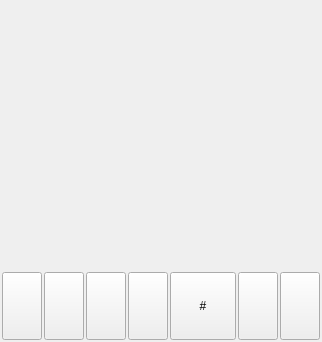
<?xml version="1.0" encoding="UTF-8"?>
<ui version="4.0">
 <class>ColibriMainWindow</class>
 <widget class="QMainWindow" name="ColibriMainWindow">
  <property name="geometry">
   <rect>
    <x>0</x>
    <y>0</y>
    <width>322</width>
    <height>342</height>
   </rect>
  </property>
  <property name="sizePolicy">
   <sizepolicy hsizetype="Expanding" vsizetype="Expanding">
    <horstretch>0</horstretch>
    <verstretch>0</verstretch>
   </sizepolicy>
  </property>
  <property name="windowTitle">
   <string>Colibri</string>
  </property>
  <property name="windowIcon">
   <iconset resource="../colibri.qrc">
    <normaloff>:/icons/Colibri128.png</normaloff>:/icons/Colibri128.png</iconset>
  </property>
  <property name="styleSheet">
   <string notr="true"/>
  </property>
  <widget class="QWidget" name="centralWidget">
   <property name="sizePolicy">
    <sizepolicy hsizetype="Expanding" vsizetype="Expanding">
     <horstretch>0</horstretch>
     <verstretch>0</verstretch>
    </sizepolicy>
   </property>
   <layout class="QVBoxLayout" name="verticalLayout">
    <property name="spacing">
     <number>1</number>
    </property>
    <property name="leftMargin">
     <number>1</number>
    </property>
    <property name="topMargin">
     <number>1</number>
    </property>
    <property name="rightMargin">
     <number>1</number>
    </property>
    <property name="bottomMargin">
     <number>1</number>
    </property>
    <item>
     <widget class="QWidget" name="iphoneScreenWidget" native="true">
      <property name="sizePolicy">
       <sizepolicy hsizetype="Expanding" vsizetype="Expanding">
        <horstretch>0</horstretch>
        <verstretch>0</verstretch>
       </sizepolicy>
      </property>
      <property name="minimumSize">
       <size>
        <width>320</width>
        <height>340</height>
       </size>
      </property>
      <layout class="QVBoxLayout" name="verticalLayout_2">
       <property name="spacing">
        <number>0</number>
       </property>
       <property name="leftMargin">
        <number>0</number>
       </property>
       <property name="topMargin">
        <number>0</number>
       </property>
       <property name="rightMargin">
        <number>0</number>
       </property>
       <property name="bottomMargin">
        <number>0</number>
       </property>
       <item>
        <widget class="ImageWidget" name="imageLabel" native="true">
         <property name="sizePolicy">
          <sizepolicy hsizetype="Expanding" vsizetype="Preferred">
           <horstretch>0</horstretch>
           <verstretch>0</verstretch>
          </sizepolicy>
         </property>
         <property name="toolTip">
          <string>Display image. Use mouse+wheel to zoom in/out</string>
         </property>
        </widget>
       </item>
       <item>
        <widget class="QWidget" name="toolsWidget" native="true">
         <property name="maximumSize">
          <size>
           <width>16777215</width>
           <height>70</height>
          </size>
         </property>
         <layout class="QHBoxLayout" name="horizontalLayout_3">
          <property name="spacing">
           <number>2</number>
          </property>
          <property name="leftMargin">
           <number>1</number>
          </property>
          <property name="topMargin">
           <number>1</number>
          </property>
          <property name="rightMargin">
           <number>1</number>
          </property>
          <property name="bottomMargin">
           <number>1</number>
          </property>
          <item>
           <widget class="QPushButton" name="camButton">
            <property name="sizePolicy">
             <sizepolicy hsizetype="Preferred" vsizetype="Preferred">
              <horstretch>0</horstretch>
              <verstretch>0</verstretch>
             </sizepolicy>
            </property>
            <property name="toolTip">
             <string>Activate camera grabbing</string>
            </property>
            <property name="statusTip">
             <string>Toggle webcam input</string>
            </property>
            <property name="text">
             <string/>
            </property>
            <property name="icon">
             <iconset resource="../colibri.qrc">
              <normaloff>:/icons/camera-web.png</normaloff>:/icons/camera-web.png</iconset>
            </property>
            <property name="checkable">
             <bool>true</bool>
            </property>
           </widget>
          </item>
          <item>
           <widget class="QPushButton" name="movieButton">
            <property name="sizePolicy">
             <sizepolicy hsizetype="Minimum" vsizetype="Preferred">
              <horstretch>0</horstretch>
              <verstretch>0</verstretch>
             </sizepolicy>
            </property>
            <property name="toolTip">
             <string>Open a movie file</string>
            </property>
            <property name="statusTip">
             <string>Open a movie file</string>
            </property>
            <property name="text">
             <string/>
            </property>
            <property name="icon">
             <iconset resource="../colibri.qrc">
              <normaloff>:/icons/movie.png</normaloff>:/icons/movie.png</iconset>
            </property>
            <property name="checkable">
             <bool>true</bool>
            </property>
           </widget>
          </item>
          <item>
           <widget class="QPushButton" name="fileButton">
            <property name="sizePolicy">
             <sizepolicy hsizetype="Preferred" vsizetype="Preferred">
              <horstretch>0</horstretch>
              <verstretch>0</verstretch>
             </sizepolicy>
            </property>
            <property name="toolTip">
             <string>Open a picture file</string>
            </property>
            <property name="styleSheet">
             <string notr="true"/>
            </property>
            <property name="text">
             <string/>
            </property>
            <property name="icon">
             <iconset resource="../colibri.qrc">
              <normaloff>:/icons/image-jpeg.png</normaloff>:/icons/image-jpeg.png</iconset>
            </property>
            <property name="shortcut">
             <string>Ctrl+O</string>
            </property>
           </widget>
          </item>
          <item>
           <widget class="QPushButton" name="deskButton">
            <property name="sizePolicy">
             <sizepolicy hsizetype="Preferred" vsizetype="Preferred">
              <horstretch>0</horstretch>
              <verstretch>0</verstretch>
             </sizepolicy>
            </property>
            <property name="toolTip">
             <string>Grab screen behind the window</string>
            </property>
            <property name="text">
             <string/>
            </property>
            <property name="icon">
             <iconset resource="../colibri.qrc">
              <normaloff>:/icons/video-display.png</normaloff>:/icons/video-display.png</iconset>
            </property>
           </widget>
          </item>
          <item>
           <spacer name="horizontalSpacer">
            <property name="orientation">
             <enum>Qt::Horizontal</enum>
            </property>
            <property name="sizeHint" stdset="0">
             <size>
              <width>10</width>
              <height>10</height>
             </size>
            </property>
           </spacer>
          </item>
          <item>
           <widget class="QPushButton" name="gridButton">
            <property name="sizePolicy">
             <sizepolicy hsizetype="Preferred" vsizetype="Preferred">
              <horstretch>0</horstretch>
              <verstretch>0</verstretch>
             </sizepolicy>
            </property>
            <property name="toolTip">
             <string>Display a 4x4 grid on image</string>
            </property>
            <property name="text">
             <string>#</string>
            </property>
            <property name="shortcut">
             <string>G</string>
            </property>
            <property name="checkable">
             <bool>true</bool>
            </property>
           </widget>
          </item>
          <item>
           <spacer name="horizontalSpacer_2">
            <property name="orientation">
             <enum>Qt::Horizontal</enum>
            </property>
            <property name="sizeHint" stdset="0">
             <size>
              <width>10</width>
              <height>10</height>
             </size>
            </property>
           </spacer>
          </item>
          <item>
           <widget class="QPushButton" name="snapButton">
            <property name="sizePolicy">
             <sizepolicy hsizetype="Preferred" vsizetype="Preferred">
              <horstretch>0</horstretch>
              <verstretch>0</verstretch>
             </sizepolicy>
            </property>
            <property name="toolTip">
             <string>Save snapshot in your Desktop directory</string>
            </property>
            <property name="text">
             <string/>
            </property>
            <property name="icon">
             <iconset resource="../colibri.qrc">
              <normaloff>:/icons/camera-photo.png</normaloff>:/icons/camera-photo.png</iconset>
            </property>
           </widget>
          </item>
          <item>
           <widget class="QPushButton" name="fullScreenButton">
            <property name="sizePolicy">
             <sizepolicy hsizetype="Preferred" vsizetype="Preferred">
              <horstretch>0</horstretch>
              <verstretch>0</verstretch>
             </sizepolicy>
            </property>
            <property name="toolTip">
             <string>Toggle fullscreen mode (F11)</string>
            </property>
            <property name="text">
             <string/>
            </property>
            <property name="icon">
             <iconset resource="../colibri.qrc">
              <normaloff>:/icons/view-fullscreen.png</normaloff>:/icons/view-fullscreen.png</iconset>
            </property>
            <property name="shortcut">
             <string>F11</string>
            </property>
           </widget>
          </item>
         </layout>
        </widget>
       </item>
      </layout>
     </widget>
    </item>
   </layout>
  </widget>
 </widget>
 <layoutdefault spacing="6" margin="11"/>
 <customwidgets>
  <customwidget>
   <class>ImageWidget</class>
   <extends>QWidget</extends>
   <header>imagewidget.h</header>
   <container>1</container>
  </customwidget>
 </customwidgets>
 <resources>
  <include location="../colibri.qrc"/>
 </resources>
 <connections/>
</ui>
